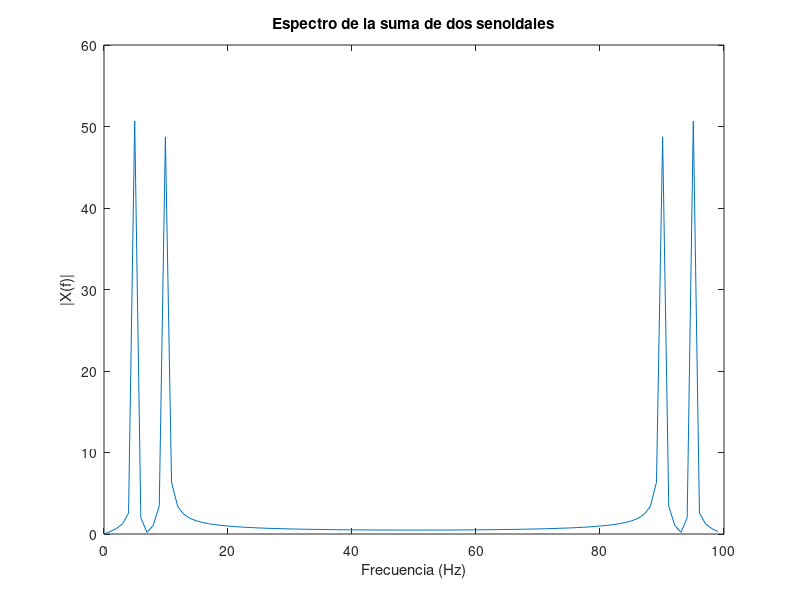

This chart was generated by the following MATLAB code:
% Señales senoidales
t = 0:0.01:1;
x1 = sin(2*pi*5*t);      % Señal 1: 5 Hz
x2 = sin(2*pi*10*t);     % Señal 2: 10 Hz
x_sum = x1 + x2;         % Suma de señales

% FFT
X_sum = fft(x_sum);
n = length(X_sum);
f = (0:n-1)*(1/(t(2)-t(1)))/n;

% Gráfico
figure;
plot(f, abs(X_sum));
title('Espectro de la suma de dos senoidales');
xlabel('Frecuencia (Hz)');
ylabel('|X(f)|');
